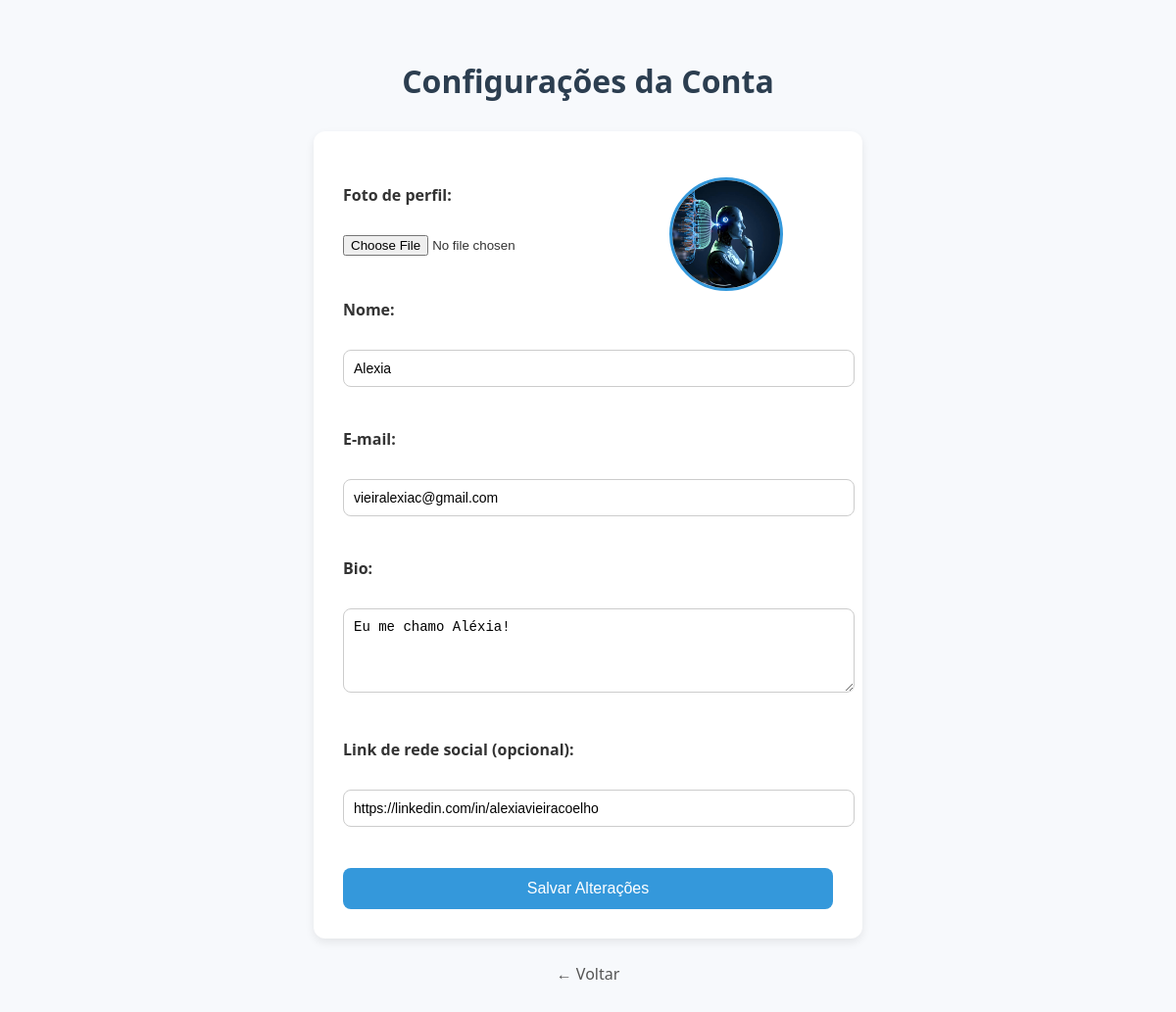
The app's page /configuracoes (signed in), older data.
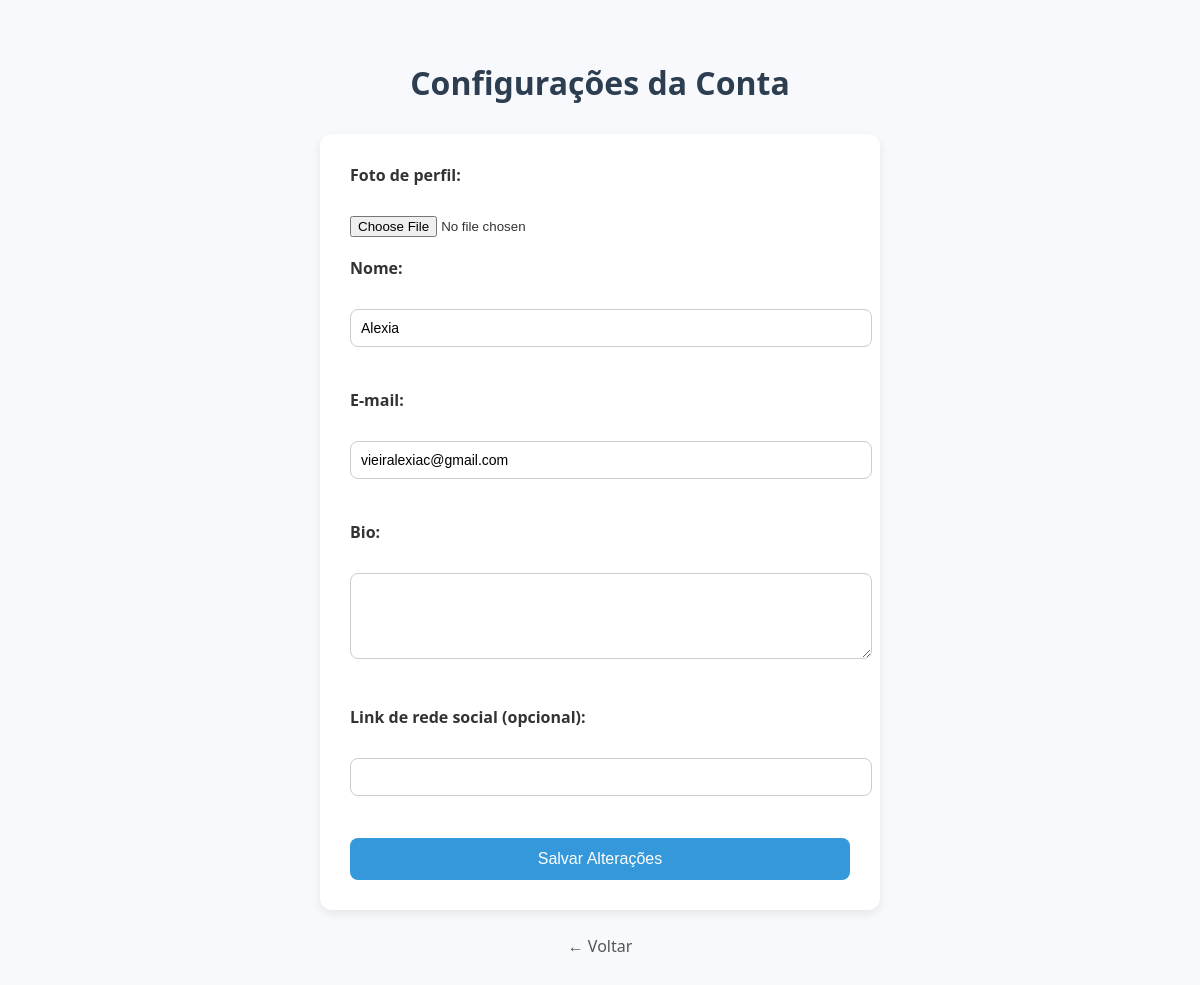
The same page, newer data.
### models.py (models this page shows)
class Usuario(UserMixin, db.Model):
    id = db.Column(db.Integer, primary_key=True)
    nome = db.Column(db.String(100), nullable=False)
    email = db.Column(db.String(150), unique=True, nullable=False)
    senha = db.Column(db.String(200), nullable=False)
    grupo_id = db.Column(db.Integer, db.ForeignKey('grupo.id'), nullable=False)
    avatar = db.Column(db.String(200), nullable=True)
    bio = db.Column(db.Text, nullable=True)
    rede_social = db.Column(db.String(255), nullable=True)
    seguindo = db.relationship(
        'Usuario',
        secondary=seguidores,
        primaryjoin=(seguidores.c.seguidor_id == id),
        secondaryjoin=(seguidores.c.seguido_id == id),
        backref=db.backref('seguidores', lazy='dynamic'),
        lazy='dynamic'
    )

### app.py (the view, shortened to what this page needs)
@app.route('/configuracoes', methods=["GET", "POST"])
@login_required
def configuracoes():
    return render_template("configuracoes.html")

### app.py (called while the page is built)
@login_manager.user_loader
def load_user(user_id):
    return Usuario.query.get(int(user_id))

### templates/configuracoes.html (shortened to what this page needs)
<!DOCTYPE html>
<html lang="pt-BR">
<head>
    <link rel="stylesheet" href="{{ url_for('static', filename='css/configuracoes.css') }}">
</head>
<body>
    <h1>Configurações da Conta</h1>
    <form method="POST" enctype="multipart/form-data">
      <div class="upload-container">
        <div class="upload-info">
          <label for="avatar_file">Foto de perfil:</label><br>
          <input type="file" name="avatar_file" accept="image/*">
        </div>
        {% if current_user.avatar %}
          <div class="avatar-preview">
            <img src="{{ url_for('static', filename='uploads/' + current_user.avatar) }}" alt="Avatar" width="100">
          </div>
        {% endif %}
      </div>
        <label for="nome">Nome:</label><br>
        <input type="text" name="nome" id="nome" value="{{ current_user.nome }}" required><br><br>
        <label for="email">E-mail:</label><br>
        <input type="email" name="email" id="email" value="{{ current_user.email }}" required><br><br>
        <label for="bio">Bio:</label><br>
        <textarea name="bio" id="bio" rows="4" cols="50">{{ current_user.bio or '' }}</textarea><br><br>
        <label for="rede_social">Link de rede social (opcional):</label><br>
        <input type="text" name="rede_social" id="rede_social" value="{{ current_user.rede_social or '' }}"><br><br>
        <button type="submit">Salvar Alterações</button>
    </form>
    <a href="{{ url_for('index') }}">← Voltar</a>
</body>
</html>

### static/css/configuracoes.css (style rules this page uses)
body { font-family: 'Segoe UI', Tahoma, Geneva, Verdana, sans-serif; background-color: #f7f9fc; margin: 0; padding: 40px; color: #333; }
h1 { text-align: center; margin-bottom: 30px; color: #2c3e50; }
form { max-width: 500px; margin: 0 auto; background-color: white; padding: 30px; border-radius: 12px; box-shadow: 0 4px 10px rgba(0, 0, 0, 0.08); }
label { display: block; margin-bottom: 8px; font-weight: 600; }
input[type="text"], input[type="email"], textarea { width: 100%; padding: 10px; margin-bottom: 20px; border: 1px solid #ccc; border-radius: 8px; font-size: 14px; transition: border-color 0.3s ease; }
button { width: 100%; padding: 12px; background-color: #3498db; color: white; border: none; border-radius: 8px; font-size: 16px; cursor: pointer; transition: background-color 0.3s ease; }
.upload-container { display: flex; align-items: center; gap: 20px; margin-bottom: 20px; }
.upload-info { display: flex; flex-direction: column; font-weight: bold; }
a { display: block; text-align: center; margin-top: 25px; text-decoration: none; color: #555; font-weight: 500; }

Row changes from the older to the newer data that the page shows:
changed Usuario "Alexia": avatar: picture removed; bio "Eu me chamo Aléxia!" → (not shown); rede_social "https://linkedin.com/in/alexiavieiracoelho" → (not shown)
